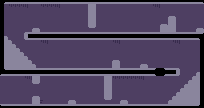

Below is a game level as drawn by its tile map, then a one-line description and the .tmx that defines it (tile-layer data replaced by summaries):
An orthogonal 51x27 tile map with 4x4 px tiles, 2 tile layers (bg, solid), 2 tilesets and 30 objects.

<map version="1.0" tiledversion="1.0.2" orientation="orthogonal" renderorder="right-down" width="51" height="27" tilewidth="4" tileheight="4" backgroundcolor="#000000" nextobjectid="59">
 <tileset firstgid="1" source="test.tsx" />
 <tileset firstgid="26" source="objs.tsx" />
 <layer name="bg" width="51" height="27">
  <data>[1377 cells, 1061 non-empty, 4 distinct tile ids]</data>
 </layer>
 <layer name="solid" width="51" height="27">
  <data>[1377 cells, 404 non-empty, 11 distinct tile ids]</data>
 </layer>
 <objectgroup name="objects" offsetx="0" offsety="4">
  <object id="7" gid="21" x="24" y="100" width="3" height="4" />
  <object id="8" gid="21" x="28" y="100" width="3" height="4" />
  <object id="13" gid="27" x="43.375" y="86" width="4" height="2" />
  <object id="15" gid="27" x="25.7159" y="90.0568" width="4" height="2" />
  <object id="16" gid="29" x="4.24242" y="93.6969" width="3" height="6" />
  <object id="17" gid="26" x="184.295" y="24.0227" width="5" height="4" />
  <object id="20" gid="36" x="35" y="81" width="13" height="2" />
  <object id="25" gid="38" x="167" y="99.8182" width="13" height="2" />
  <object id="27" gid="39" x="151" y="67" width="2" height="13" />
  <object id="29" gid="36" x="56.5" y="31" width="13" height="2" />
  <object id="33" gid="39" x="71.25" y="99.75" width="2" height="13" />
  <object id="34" gid="27" x="146.75" y="97.75" width="4" height="2" />
  <object id="36" gid="27" x="166.25" y="61.25" width="4" height="2" />
  <object id="37" gid="27" x="79.25" y="98.25" width="4" height="2" />
  <object id="38" gid="35" x="132.667" y="98.8333" width="3" height="6" />
  <object id="39" gid="35" x="190.81" y="26.0076" width="3" height="6" />
  <object id="40" gid="35" x="50.6667" y="61.3333" width="3" height="6" />
  <object id="41" gid="35" x="48.3333" y="23" width="3" height="6" />
  <object id="42" gid="35" x="152.667" y="24.6667" width="3" height="6" />
  <object id="43" gid="34" x="108" y="64" width="3" height="4" />
  <object id="44" gid="34" x="104" y="64" width="3" height="4" />
  <object id="45" gid="34" x="100" y="64" width="3" height="4" />
  <object id="49" gid="36" x="144.5" y="31" width="13" height="2" />
  <object id="50" gid="27" x="114" y="53.25" width="4" height="2" />
  <object id="51" gid="27" x="92.75" y="61.75" width="4" height="2" />
  <object id="52" gid="27" x="33.9091" y="56.0227" width="4" height="2" />
  <object id="53" gid="27" x="61.75" y="26" width="4" height="2" />
  <object id="54" gid="27" x="127.5" y="25.5" width="4" height="2" />
  <object id="56" gid="34" x="36" y="64" width="3" height="4" />
  <object id="57" gid="34" x="40" y="64" width="3" height="4" />
 </objectgroup>
</map>
